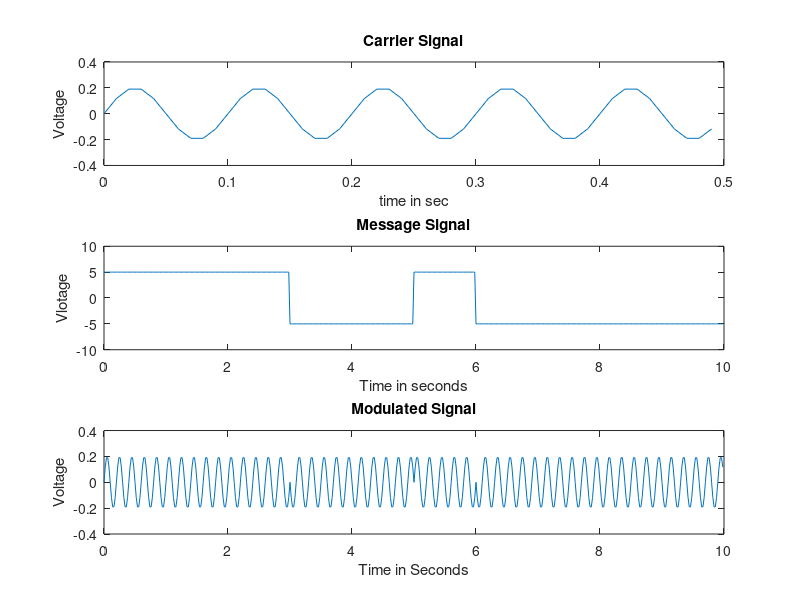
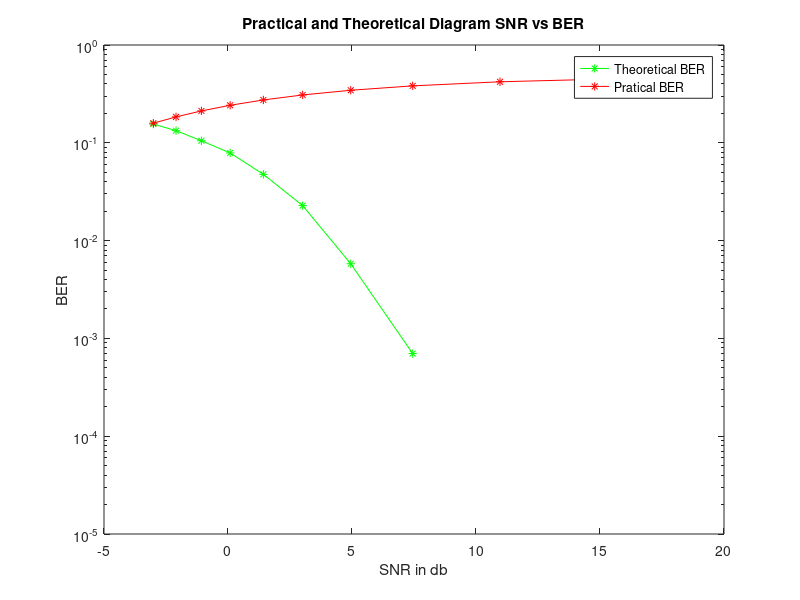

Write the MATLAB code that produced these figures, in order.
%aim : Encode using error performance using BPSK
%. Generate a string of message bits. 
%2. Encode using BPSK with energy per bit Eb and represent it using points in 
%a signal-space. 
%3. Simulate transmission of the BPSK modulated signal via an AWGN 
%channel with variance N0/2. 
%4. Detect using an ML decoder and plot the probability of error as a function 
%of SNR per bit Eb/N0. 
clc;
clear all;
close all;
%carrier Signal
t= 0:0.01:0.49;
EC= sin(2*pi*10*t);
%coverting to unit energy signal, using gram schmidt orthogonalization
EC1= (1/sqrt(sum(EC.^2))).*EC;
subplot(3,1,1)
plot(t,EC1)
xlabel('time in sec');
ylabel("Voltage");
title("Carrier Signal");
axis([0 0.5 -0.4 0.4]);
%message Signal
N= 10000;%It is known as the message points
x=randi([0,1],1,N);
x2= (2*x)-1; %NRZ coding
x1=[];%message signal for plotting
t1= 0:0.02:9.98;
for j=1:10
    x1= [x1 x2(j)*(ones(1,50)*5)];
end
subplot(3,1,2);
plot(t1,x1(1:500));
xlabel('Time in seconds');
ylabel("Vlotage");
title("Message Signal");
axis([0 10 -10 10]);
% Modulation
b=[];
for i=1:N
    if(x(i)==0)
        mod1= -EC1;
    else
        mod1= EC1;
    end
    b=[b mod1];
end
subplot(3,1,3);
%t1= 0:0.01:10;
plot(t1,b(1:500));
xlabel('Time in Seconds');
ylabel('Voltage');
title('Modulated Signal');
axis([0 10 -0.4 0.4]);

%adding AWGN to the modulated signal
vara=[];
BER=[];
BERtheor2 =[];
Eb_N02=[];
Eb= sqrt(sum(EC1.^2));
for h=0:0.1:1
    var=h^2;
    vara=[vara var];
    w= b+h.*randn(1,length(b));%length of b and length of w should be same
    %to demodulate the noise modulated signal W,the carrier signal should be
%multipied with W at present W is of order 1x500 and EC1 is of the order
%1x50 
%Hence matrix mutiplication is not possible.So we are going to reshape
%noise modulated signal W to the order 50x10000
w1= reshape(w,50,length(b)/50);
%carrier demodulation is happening below.
g= w1'*EC1';
f= zeros(length(g),1);
for i=1:N
    if g(i)>0
        s(i)=1;
    else
        s(i)=0;
    end
end
%finding practical BER
u= xor(x,s);%x is the retrived message signal
ber= sum(u)/N;
BER= [BER ber];
% finding theoretical BER
BERtheor1=0.5*erfc(sqrt(Eb/2*var));
BERtheor2= [BERtheor2 BERtheor1];

% Calculate of SNR
Eb_N01= (1/(2*var));
Eb_N02= [Eb_N02 Eb_N01];
%scatterplot([g,f]);
end
figure;
%practical Diagram SNR vs BER

semilogy((10)*log10(Eb_N02),BER,'-*g');
xlabel('SNR in db');
ylabel('BER');
title('Practical and Theoretical Diagram SNR vs BER');
hold on;
%theoretical Diagram SNR vs BER

semilogy(10*log10(Eb_N02),BERtheor2,'-*r');
axis([-5 20 0.00001 1]);
a= legend("Theoretical BER","Pratical BER");







